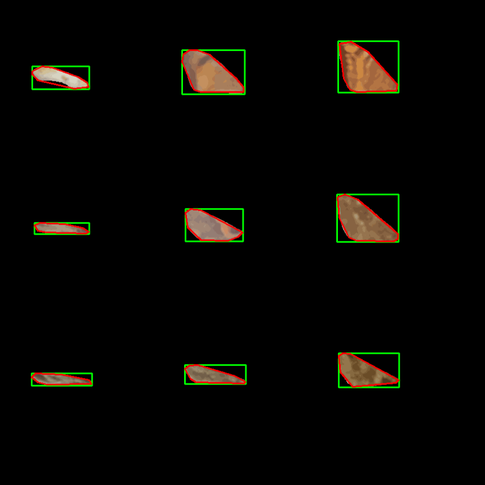
#> input picture moth_geometry/supplementary_materials/fw/fw_General-PC_axis12.png, 485 x 485 px, shrunk from 864 x 864 before the run, found by its file name
$ jupyter execute --allow-errors atap20_AR_and_2ndMoA.ipynb   (shell and % lines are left out)
#> lines starting #> are read from the running program, lines starting #| are printed output that depends on the picture
# AR and 2ndMoA of wings of each family

[cell 1]
import cv2
import numpy as np
import os
from matplotlib import pyplot as plt
from sklearn.decomposition import PCA
from PIL import Image
import matplotlib as mpl
mpl.rcParams['pdf.fonttype'] = 42

[cell 2]
basedir = './real_samples/atap_20plus_reconstructions512d/fw'
# basedir = './real_samples/atap_20plus_reconstructions40d/fw'
# basedir = './real_samples/atap_20plus/fw'

[cell 3]
png_files = [f for f in os.listdir(basedir) if f.lower().endswith('.png')]

[cell 4]
png_files.sort()

[cell 5]
plt.rcParams['figure.figsize'] = [24, 24]
fig, axes = plt.subplots(9, 8)
aspect_ratios = []
nd_second_moment_of_areas_root_on_left = []
nd_second_moment_of_areas_root_on_right = []


fams_hflip = ['Endromidae.png', 'Eupterotidae.png', 'Mimallonidae.png']

for i in range(len(png_files)):

#    hflip = False

    im = cv2.imread(f'{basedir}/{png_files[i]}', -1)
#> im is the input picture: shape (485, 485, 4); mean B, G, R, A 3.2, 6.9, 7.9, 200.1

    im_binary = np.zeros(im.shape[:2], dtype=np.uint8)
    #bg_idx = np.where((im[..., 0] == 255)&(im[..., 1] == 255)&(im[..., 2] == 255))
    bg_idx = np.where(im[..., 3] == 0)
#> bg_idx = 42833 positions, rows 0 to 484, columns 0 to 484

# [6 lines of commented-out code are left out]

    im_binary[bg_idx] = 255

    im_binary_idx = np.array(np.where(im_binary == 0)).T

    pca = PCA()

    im_pca_idx = pca.fit_transform(im_binary_idx)

    span_y = int(np.round(im_pca_idx[:,0].max())) - int(np.round(im_pca_idx[:,0].min())) + 1
    span_x = int(np.round(im_pca_idx[:,1].max())) - int(np.round(im_pca_idx[:,1].min())) + 1
    im_pca_binary = np.zeros((span_y, span_x), dtype=np.uint8)

    im_pca_binary_y_idx = np.round(im_pca_idx[:,0]).astype(int) - int(np.round(im_pca_idx[:,0].min()))
    im_pca_binary_x_idx = np.round(im_pca_idx[:,1]).astype(int) - int(np.round(im_pca_idx[:,1].min()))

    kernel = (1,1)
    im_pca_binary[im_pca_binary_y_idx, im_pca_binary_x_idx] = 255
    im_pca_binary = cv2.erode(cv2.dilate(im_pca_binary, kernel, iterations=1), kernel, iterations=1)

    # rotation
    max_y_at_y_idx = max(im_pca_binary_y_idx)
    min_y_at_y_idx = min(im_pca_binary_y_idx)
    max_y_at_x_idx = np.median(im_pca_binary_x_idx[np.where(im_pca_binary_y_idx == max_y_at_y_idx)[0]]).astype(int)
    min_y_at_x_idx = np.median(im_pca_binary_x_idx[np.where(im_pca_binary_y_idx == min_y_at_y_idx)[0]]).astype(int)

    dy, dx = np.array([max_y_at_y_idx, max_y_at_x_idx]) - np.array([min_y_at_y_idx, min_y_at_x_idx])
    tanx = dx / dy
    degree_to_rotate = np.arctan(tanx) / 2 / np.pi * 360

    im_pca_binary_rotated = np.array(Image.fromarray(im_pca_binary).rotate(-degree_to_rotate, Image.NEAREST, expand = 1))

    im_pca_binary_rotated = im_pca_binary_rotated[np.where(im_pca_binary_rotated == 255)[0].min():np.where(im_pca_binary_rotated == 255)[0].max()+1, :]
    im_pca_binary_rotated = im_pca_binary_rotated[:, np.where(im_pca_binary_rotated == 255)[1].min():np.where(im_pca_binary_rotated == 255)[1].max()+1]

    if png_files[i] in fams_hflip:
        axes[i//8, i%8].imshow(im_pca_binary_rotated.T[:,::-1])
    else:
        axes[i//8, i%8].imshow(im_pca_binary_rotated.T)
    axes[i//8, i%8].set_title(f'{png_files[i][:-4]}')

    # aspect_ratio = 2 * length / area
    wing_length = im_pca_binary_rotated.shape[0]
    wing_area = len(np.where(im_pca_binary_rotated == 255)[0])
    aspect_ratio = 2 * wing_length**2 / wing_area
    aspect_ratios.append(aspect_ratio)
    #aspect_ratio

    weighted_pixel_counts_root_on_left = 0
    weighted_pixel_counts_root_on_right = 0
    if png_files[i] in fams_hflip:
        for y_idx, x_idx in zip(*np.where(im_pca_binary_rotated == 255)):
            weighted_pixel_counts_root_on_right += y_idx ** 2
            weighted_pixel_counts_root_on_left += (wing_length - 1 - y_idx) ** 2
    else:
        for y_idx, x_idx in zip(*np.where(im_pca_binary_rotated == 255)):
            weighted_pixel_counts_root_on_left += y_idx ** 2
            weighted_pixel_counts_root_on_right += (wing_length - 1 - y_idx) ** 2
#> `[cell 5] plt.rcParams['figure.figsize'] = [24, 24] fig, axes = plt.sub..`:
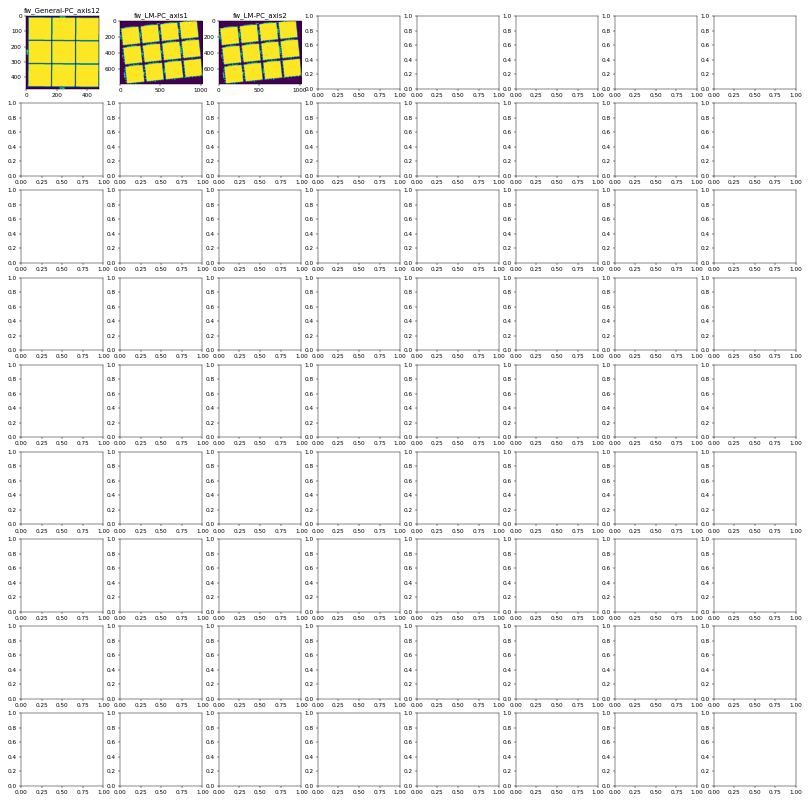
#> figure drawn by matplotlib, 3 panels

    nd_second_moment_of_area_root_on_left = (weighted_pixel_counts_root_on_left / (wing_area * wing_length**2)) ** 0.5
    nd_second_moment_of_area_root_on_right = (weighted_pixel_counts_root_on_right / (wing_area * wing_length**2)) ** 0.5
    nd_second_moment_of_areas_root_on_right.append(nd_second_moment_of_area_root_on_right)
    nd_second_moment_of_areas_root_on_left.append(nd_second_moment_of_area_root_on_left)

    # [7 lines of commented-out code are left out]

[cell 6]
plt.rcParams['figure.figsize'] = [10, 20]
fig_ims, ims_axes = plt.subplots(1,2)
ims_axes[0].imshow(im)
ims_axes[1].imshow(im_binary)
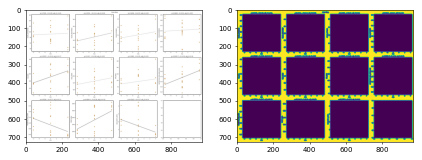
#> figure drawn by matplotlib, 2 panels; B, G, R data is drawn as R, G, B

[cell 7]
plt.rcParams['figure.figsize'] = [5, 5]
fig_ims, ims_axes = plt.subplots(1,2)
ims_axes[0].imshow(im_pca_binary)
ims_axes[1].imshow(im_pca_binary_rotated)
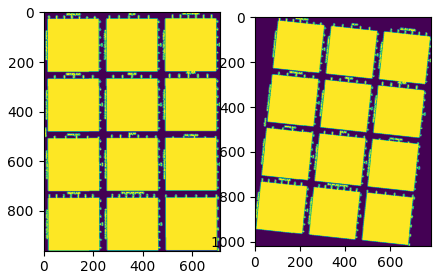
#> figure drawn by matplotlib, 2 panels
